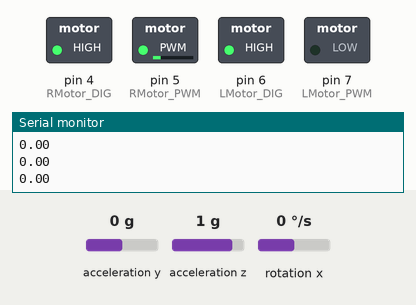
Simulated run of this sketch. Board: Arduino Uno, built with avr-gcc and run on an emulated ATmega328P. On the bench: switched loads named in the sketch (green lamp = pin HIGH), the last lines printed to the serial monitor. The test bench sets the inputs (shaded band); at power-on: acceleration y 0 g, rotation x 0 °/s, acceleration z 1 g.

Above: at 1.2 s.
1.3 s: acceleration y set to -1.4 g
At 1.8 s:
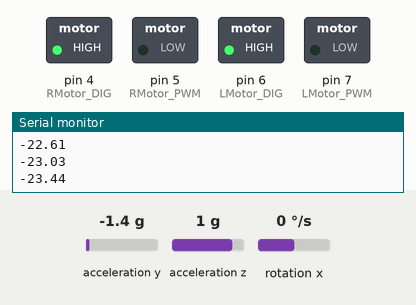
2.8 s: rotation x set to 100 °/s
At 5.0 s:
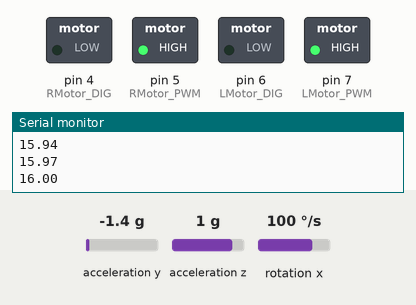
5.6 s: rotation x set to -192 °/s
At 6.3 s:
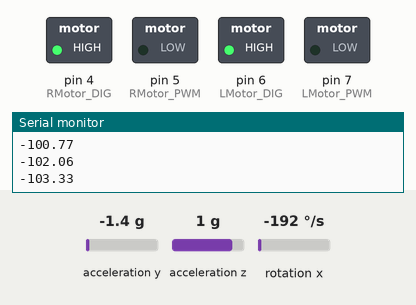
7.2 s: rotation x set to 100 °/s
At 9.25 s:
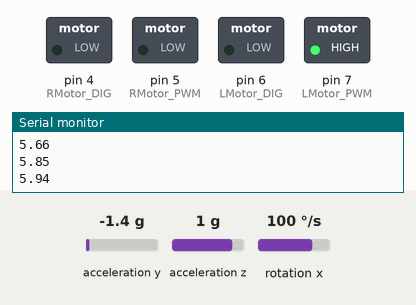
Timing chart, 0 to 10.8 s (numbered marks = the images above; inputs shaded):
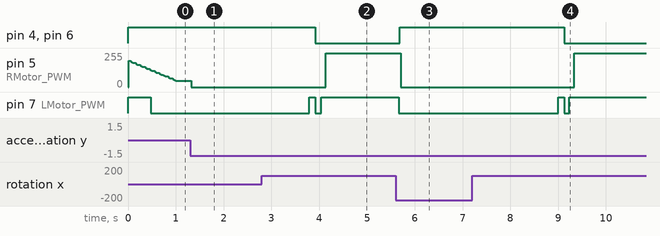

Measured:
- after the input at 1.3 s, pin 5 (RMotor_PWM): 48/255 → 0/255 at once
- after the input at 2.8 s, pin 4 (RMotor_DIG), pin 6 (LMotor_DIG): HIGH → LOW after 1.1 s; pin 5 (RMotor_PWM): 0/255 → 255/255 after 1.3 s; pin 7 (LMotor_PWM): LOW → HIGH after 1.0 s, → LOW 0.12 s later, → HIGH 0.12 s later
- after the input at 5.6 s, pin 4 (RMotor_DIG), pin 6 (LMotor_DIG): LOW → HIGH after 0.09 s; pin 5 (RMotor_PWM): 255/255 → 0/255 after 0.11 s; pin 7 (LMotor_PWM): HIGH → LOW after 0.07 s
- after the input at 7.2 s, pin 4 (RMotor_DIG), pin 6 (LMotor_DIG): HIGH → LOW after 1.9 s; pin 5 (RMotor_PWM): 0/255 → 255/255 after 2.1 s; pin 7 (LMotor_PWM): LOW → HIGH after 1.8 s, → LOW 0.12 s later, → HIGH 0.11 s later

The sketch:

self-balancing-robot.ino
```cpp
# include "Wire.h"
# include "math.h"
# include "MPU6050.h"
# include "I2Cdev.h"

# define RMotor_DIG 4
# define RMotor_PWM 5
# define LMotor_DIG 6
# define LMotor_PWM 7

# define Kp 38
# define Ki 100
# define Kd 0.2
# define sampleTime 0.005
# define targetAngle 1.5

MPU6050 mpu;

int16_t ACC_Y, ACC_Z, GYRO_X;
volatile int motorPower, gyroRate;
volatile float accAngle, gyroAngle, currentAngle, prevAngle = 0;
volatile float error, prevError = 0, errorSum = 0;

void setMotor(int MSpeed){
  cli();
  MSpeed = constrain(MSpeed, -255, 255);
  if(MSpeed >= 0){
    analogWrite(LMotor_PWM, MSpeed);
    digitalWrite(LMotor_DIG, LOW);
    analogWrite(RMotor_PWM, MSpeed);
    digitalWrite(RMotor_DIG, LOW);
  }
  else{
    analogWrite(LMotor_PWM, 255 + MSpeed);
    digitalWrite(LMotor_DIG, HIGH);
    analogWrite(RMotor_PWM, 255 + MSpeed);
    digitalWrite(RMotor_DIG, HIGH);
  }
  sei();
}

void setTimer(){
  // initial Timer1 for interupt
  cli(); // disable global interupt first
  TCCR1A = 0;
  TCCR1B = 0;
  // set compare match register to set sample time 5ms
  OCR1A = 9999;
  // turn on CTC mode
  TCCR1B |= (1 << WGM12);
  // Set CS11 bit for prescaling by 8
  TCCR1B |= (1 << CS11);
  // enable timer compare interrupt
  TIMSK1 |= (1 << OCIE1A);
  sei(); // enable global interrupts
}

void setup() {
  Serial.begin(9600);
  // set the motor control
  pinMode(LMotor_DIG, OUTPUT);
  pinMode(LMotor_PWM, OUTPUT);
  pinMode(RMotor_DIG, OUTPUT);
  pinMode(RMotor_PWM, OUTPUT);

  // initialize the MPU6050
  mpu.initialize();
  mpu.setYAccelOffset(175);
  mpu.setZAccelOffset(701);
  mpu.setXGyroOffset(97);

  // initialize the timer and PID
  setTimer();
}

void loop() {
  // get the acceleration and gyroscope values
  ACC_Y = mpu.getAccelerationY();
  ACC_Z = mpu.getAccelerationZ();
  GYRO_X = mpu.getRotationX();

  setMotor(motorPower);
  Serial.println(currentAngle);
}

ISR(TIMER1_COMPA_vect){
  accAngle = atan2(ACC_Y, ACC_Z)*RAD_TO_DEG;
  gyroRate = map(GYRO_X, -32768, 32767, -250, 250);
  gyroAngle = (float)gyroRate*sampleTime;
  currentAngle = 0.9934*(prevAngle + gyroAngle) + 0.0066*(accAngle);

  error = currentAngle - targetAngle;
  errorSum = errorSum + error;
  errorSum = constrain(errorSum, -300, 300);
  //calculate output from P, I and D values
  motorPower = Kp*(error) + Ki*(errorSum)*sampleTime + Kd*(currentAngle-prevAngle)/sampleTime;
  prevAngle = currentAngle;
}
```
